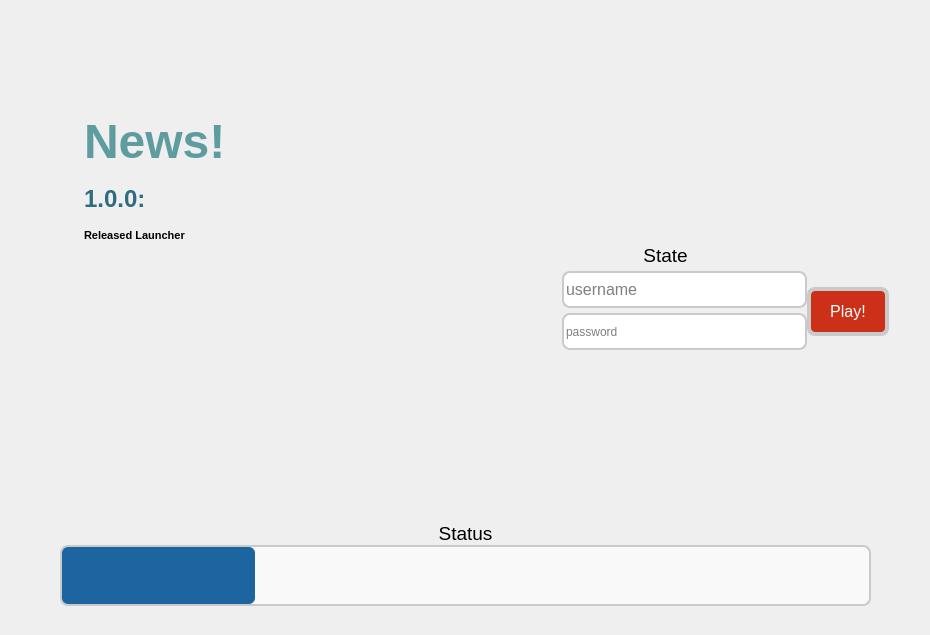
<?xml version="1.0" encoding="UTF-8"?>
<ui version="4.0">
 <class>LauncherWindow</class>
 <widget class="QMainWindow" name="LauncherWindow">
  <property name="enabled">
   <bool>true</bool>
  </property>
  <property name="geometry">
   <rect>
    <x>0</x>
    <y>0</y>
    <width>930</width>
    <height>635</height>
   </rect>
  </property>
  <property name="sizePolicy">
   <sizepolicy hsizetype="Fixed" vsizetype="Fixed">
    <horstretch>0</horstretch>
    <verstretch>0</verstretch>
   </sizepolicy>
  </property>
  <property name="minimumSize">
   <size>
    <width>930</width>
    <height>635</height>
   </size>
  </property>
  <property name="maximumSize">
   <size>
    <width>930</width>
    <height>635</height>
   </size>
  </property>
  <property name="font">
   <font>
    <stylestrategy>PreferDefault</stylestrategy>
   </font>
  </property>
  <property name="windowTitle">
   <string>Toon Island Launcher</string>
  </property>
  <property name="windowIcon">
   <iconset>
    <normaloff>../resources/icon.ico</normaloff>../resources/icon.ico</iconset>
  </property>
  <property name="styleSheet">
   <string notr="true"/>
  </property>
  <widget class="QWidget" name="centralwidget">
   <property name="styleSheet">
    <string notr="true"/>
   </property>
   <widget class="QProgressBar" name="progress_bar">
    <property name="enabled">
     <bool>true</bool>
    </property>
    <property name="geometry">
     <rect>
      <x>60</x>
      <y>545</y>
      <width>811</width>
      <height>61</height>
     </rect>
    </property>
    <property name="autoFillBackground">
     <bool>false</bool>
    </property>
    <property name="styleSheet">
     <string notr="true">QProgressBar:horizontal {
background-color: rgba(249,249,249, 1);
border-radius: 8;
border: 2px solid #cacaca;
padding: 0px;
}


QProgressBar::chunk:horizontal {
background-color: #1c65a0;
border-radius: 6;
}</string>
    </property>
    <property name="value">
     <number>24</number>
    </property>
    <property name="textVisible">
     <bool>false</bool>
    </property>
    <property name="invertedAppearance">
     <bool>false</bool>
    </property>
    <property name="textDirection">
     <enum>QProgressBar::TopToBottom</enum>
    </property>
    <property name="format">
     <string>%p%</string>
    </property>
   </widget>
   <widget class="QLabel" name="launcher_status">
    <property name="geometry">
     <rect>
      <x>30</x>
      <y>518</y>
      <width>871</width>
      <height>31</height>
     </rect>
    </property>
    <property name="font">
     <font>
      <pointsize>14</pointsize>
     </font>
    </property>
    <property name="autoFillBackground">
     <bool>false</bool>
    </property>
    <property name="styleSheet">
     <string notr="true">QLabel {
background-color: rgba(249,249,249, 0);
border-radius: 0;
border: 0px solid #ffffff;
}</string>
    </property>
    <property name="text">
     <string>Status</string>
    </property>
    <property name="alignment">
     <set>Qt::AlignCenter</set>
    </property>
   </widget>
   <widget class="QPushButton" name="pushButton">
    <property name="enabled">
     <bool>true</bool>
    </property>
    <property name="geometry">
     <rect>
      <x>807</x>
      <y>287</y>
      <width>82</width>
      <height>49</height>
     </rect>
    </property>
    <property name="cursor">
     <cursorShape>PointingHandCursor</cursorShape>
    </property>
    <property name="focusPolicy">
     <enum>Qt::ClickFocus</enum>
    </property>
    <property name="styleSheet">
     <string notr="true">QPushButton { 
    color: white;
    background: #cc3018;
    border-radius: 8;
    border: 4px solid #cacaca;
    padding: 0px;
    font: 12pt;}
QPushButton:hover { 
    background: #dd3d23;
}</string>
    </property>
    <property name="text">
     <string>Play!</string>
    </property>
    <property name="default">
     <bool>false</bool>
    </property>
    <property name="flat">
     <bool>false</bool>
    </property>
   </widget>
   <widget class="QLineEdit" name="pass_input">
    <property name="geometry">
     <rect>
      <x>562</x>
      <y>313</y>
      <width>245</width>
      <height>37</height>
     </rect>
    </property>
    <property name="focusPolicy">
     <enum>Qt::ClickFocus</enum>
    </property>
    <property name="styleSheet">
     <string notr="true">background: white;
border-radius: 8;
border: 2px solid #cacaca;
padding: 0px;
font: 12pt &quot;Arial&quot;;</string>
    </property>
    <property name="text">
     <string/>
    </property>
    <property name="frame">
     <bool>false</bool>
    </property>
    <property name="echoMode">
     <enum>QLineEdit::Password</enum>
    </property>
    <property name="placeholderText">
     <string>password</string>
    </property>
   </widget>
   <widget class="QLineEdit" name="user_input">
    <property name="geometry">
     <rect>
      <x>562</x>
      <y>271</y>
      <width>245</width>
      <height>37</height>
     </rect>
    </property>
    <property name="font">
     <font>
      <family>Arial</family>
      <pointsize>12</pointsize>
      <weight>50</weight>
      <italic>false</italic>
      <bold>false</bold>
      <stylestrategy>PreferDefault</stylestrategy>
     </font>
    </property>
    <property name="focusPolicy">
     <enum>Qt::StrongFocus</enum>
    </property>
    <property name="styleSheet">
     <string notr="true">background: white;
border-radius: 8;
border: 2px solid #cacaca;
padding: 0px;
font: 12pt &quot;Arial&quot;;</string>
    </property>
    <property name="text">
     <string/>
    </property>
    <property name="frame">
     <bool>false</bool>
    </property>
    <property name="placeholderText">
     <string>username</string>
    </property>
   </widget>
   <widget class="QLabel" name="launcher_state">
    <property name="geometry">
     <rect>
      <x>460</x>
      <y>240</y>
      <width>411</width>
      <height>31</height>
     </rect>
    </property>
    <property name="styleSheet">
     <string notr="true">background-color: rgba(249,249,249, 0);
border-radius: 5;
border: 0px solid #ffffff;
padding: 0px;
font: 14pt;</string>
    </property>
    <property name="text">
     <string>State</string>
    </property>
    <property name="alignment">
     <set>Qt::AlignCenter</set>
    </property>
   </widget>
   <widget class="QFrame" name="frame">
    <property name="geometry">
     <rect>
      <x>-10</x>
      <y>-10</y>
      <width>950</width>
      <height>655</height>
     </rect>
    </property>
    <property name="styleSheet">
     <string notr="true">image: url(:/images/resources/images/Launcher.png);</string>
    </property>
    <property name="frameShape">
     <enum>QFrame::StyledPanel</enum>
    </property>
    <property name="frameShadow">
     <enum>QFrame::Raised</enum>
    </property>
    <widget class="QTextEdit" name="textEdit">
     <property name="geometry">
      <rect>
       <x>90</x>
       <y>120</y>
       <width>311</width>
       <height>381</height>
      </rect>
     </property>
     <property name="styleSheet">
      <string notr="true">background-color: rgba(255, 255, 255, 0);</string>
     </property>
     <property name="frameShape">
      <enum>QFrame::NoFrame</enum>
     </property>
     <property name="frameShadow">
      <enum>QFrame::Raised</enum>
     </property>
     <property name="lineWidth">
      <number>0</number>
     </property>
     <property name="lineWrapMode">
      <enum>QTextEdit::WidgetWidth</enum>
     </property>
     <property name="readOnly">
      <bool>true</bool>
     </property>
     <property name="html">
      <string>&lt;!DOCTYPE HTML PUBLIC &quot;-//W3C//DTD HTML 4.0//EN&quot; &quot;http://www.w3.org/TR/REC-html40/strict.dtd&quot;&gt;
&lt;html&gt;&lt;head&gt;&lt;meta name=&quot;qrichtext&quot; content=&quot;1&quot; /&gt;&lt;style type=&quot;text/css&quot;&gt;
p, li { white-space: pre-wrap; }
&lt;/style&gt;&lt;/head&gt;&lt;body style=&quot; font-family:'MS Shell Dlg 2'; font-size:8.25pt; font-weight:400; font-style:normal;&quot;&gt;
&lt;p style=&quot; margin-top:18px; margin-bottom:12px; margin-left:0px; margin-right:0px; -qt-block-indent:0; text-indent:0px;&quot;&gt;&lt;span style=&quot; font-size:36pt; font-weight:600; color:#5e9ca0;&quot;&gt;News!&lt;/span&gt;&lt;span style=&quot; font-size:36pt;&quot;&gt; &lt;/span&gt;&lt;/p&gt;
&lt;p style=&quot; margin-top:16px; margin-bottom:12px; margin-left:0px; margin-right:0px; -qt-block-indent:0; text-indent:0px;&quot;&gt;&lt;span style=&quot; font-size:18pt; font-weight:600; color:#2e6c80;&quot;&gt;1.0.0:&lt;/span&gt;&lt;span style=&quot; font-size:18pt;&quot;&gt; &lt;/span&gt;&lt;/p&gt;
&lt;p style=&quot; margin-top:16px; margin-bottom:12px; margin-left:0px; margin-right:0px; -qt-block-indent:0; text-indent:0px;&quot;&gt;&lt;span style=&quot; font-weight:600;&quot;&gt;Released Launcher&lt;/span&gt; &lt;/p&gt;
&lt;p style=&quot; margin-top:12px; margin-bottom:12px; margin-left:0px; margin-right:0px; -qt-block-indent:0; text-indent:0px;&quot;&gt;&lt;span style=&quot; font-weight:600;&quot;&gt; &lt;/span&gt;&lt;/p&gt;&lt;/body&gt;&lt;/html&gt;</string>
     </property>
    </widget>
   </widget>
   <zorder>frame</zorder>
   <zorder>progress_bar</zorder>
   <zorder>launcher_status</zorder>
   <zorder>pushButton</zorder>
   <zorder>pass_input</zorder>
   <zorder>user_input</zorder>
   <zorder>launcher_state</zorder>
  </widget>
 </widget>
 <resources>
  <include location="resources.qrc"/>
 </resources>
 <connections/>
</ui>
